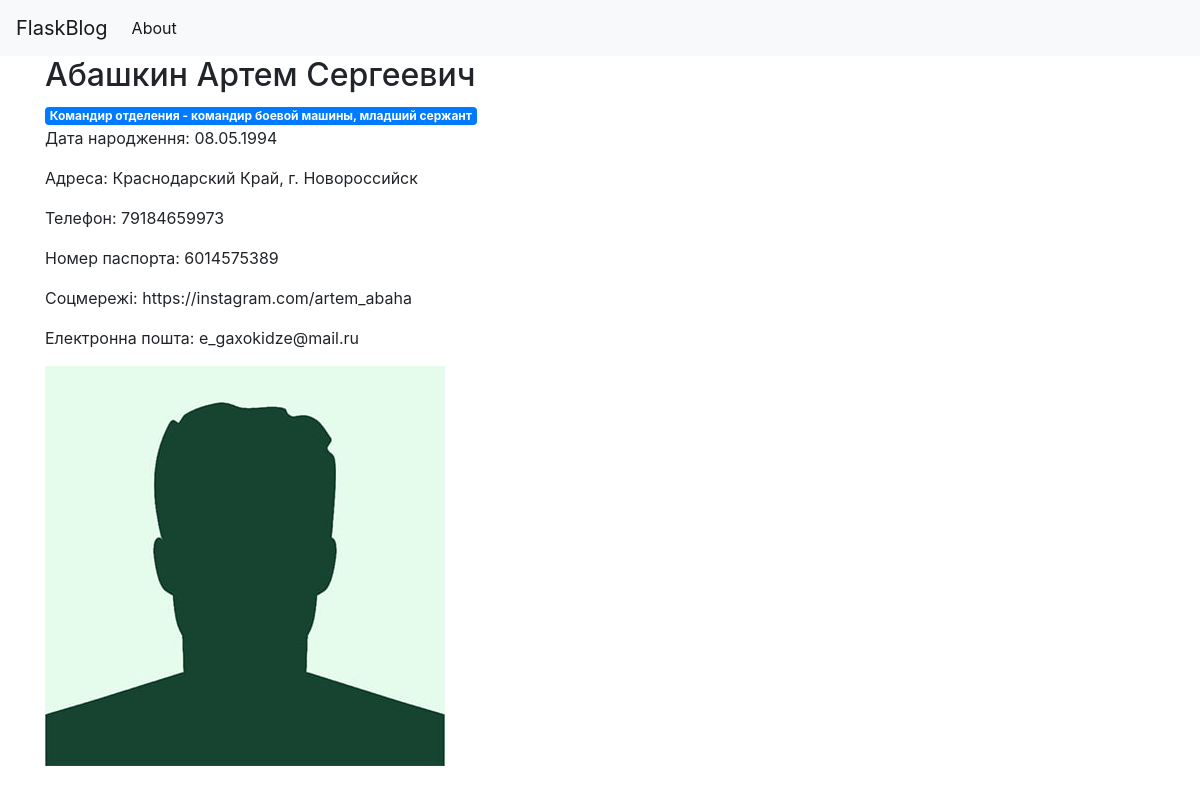
Page /3 on the committed database.
### tables this page shows
CREATE TABLE posts (
        id INTEGER PRIMARY KEY AUTOINCREMENT,
        created TIMESTAMP NOT NULL DEFAULT CURRENT_TIMESTAMP,
        FIO TEXT,
        DOB TEXT,
        Position TEXT,
        Unit TEXT,
        Passport TEXT,
        Passport_Issue_Date TEXT,
        Issued_By TEXT,
        Taxpayer_Number TEXT,
        Social_Security_Number TEXT,
        Address TEXT,
        Phone_Number TEXT,
        Social_Media TEXT,
        Email TEXT,
        Status TEXT,
        Verified TEXT,
        Source TEXT,
        Image_File TEXT
    );

### app.py (the view)
@app.route('/<int:post_id>')
def post(post_id):
    post = get_post(post_id)
    return render_template('post.html', post=post)

### app.py (called while the page is built)
def get_db_connection():
    conn = sqlite3.connect(db)
    conn.row_factory = sqlite3.Row
    return conn

def get_post(post_id):
    conn = get_db_connection()
    post = conn.execute('SELECT * FROM posts WHERE id = ?',
                        (post_id,)).fetchone()
    conn.close()
    if post is None:
        abort(404)
    return post

### templates/post.html
{% extends 'base.html' %}
{% block content %}
    <h2>{% block title %} {{ post['FIO'] }} {% endblock %}</h2>
    <span class="badge badge-primary">{{ post['Position'] }}</span>
    <p>Дата народження: {{ post['DOB'] }}</p>
    <p>Адреса: {{ post['Address'] }}</p>
    <p>Телефон: {{ post['Phone_Number'] }}</p>
    <p>Номер паспорта: {{ post['Passport'] }}</p>
    <p>Соцмережі: {{ post['Social_Media'] }}</p>
    <p>Електронна пошта: {{ post['Email'] }}</p>
    <img src="{{ url_for('static', filename='images/' + post['Image_File']) }}" alt="{{ post['FIO'] }} Image">
{% endblock %}

### rows in the picture
posts: FIO "Абашкин Артем Сергеевич", Position "Командир отделения - командир боевой машины, младший сержант", DOB "08.05.1994", Address "Краснодарский Край, г. Новороссийск", Phone_Number "79184659973", Passport "6014575389", Social_Media "https://instagram.com/artem_abaha", Email "e_gaxokidze@mail.ru", Image_File (placeholder picture)
